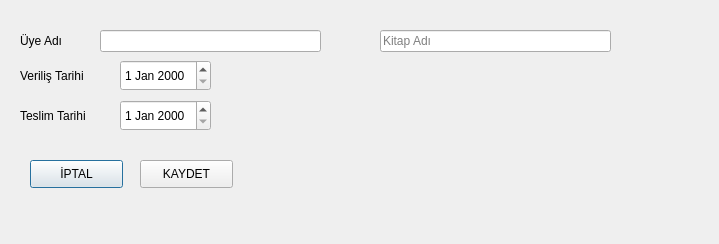
<?xml version="1.0" encoding="UTF-8"?>
<ui version="4.0">
 <class>Dialog</class>
 <widget class="QDialog" name="Dialog">
  <property name="geometry">
   <rect>
    <x>0</x>
    <y>0</y>
    <width>719</width>
    <height>244</height>
   </rect>
  </property>
  <property name="windowTitle">
   <string>Dialog</string>
  </property>
  <widget class="QLineEdit" name="leUyeAd">
   <property name="geometry">
    <rect>
     <x>100</x>
     <y>30</y>
     <width>221</width>
     <height>22</height>
    </rect>
   </property>
  </widget>
  <widget class="QLabel" name="label">
   <property name="geometry">
    <rect>
     <x>20</x>
     <y>30</y>
     <width>55</width>
     <height>21</height>
    </rect>
   </property>
   <property name="text">
    <string>Üye Adı</string>
   </property>
  </widget>
  <widget class="QDateEdit" name="dateVerilis">
   <property name="geometry">
    <rect>
     <x>120</x>
     <y>60</y>
     <width>91</width>
     <height>31</height>
    </rect>
   </property>
  </widget>
  <widget class="QLabel" name="label_2">
   <property name="geometry">
    <rect>
     <x>20</x>
     <y>60</y>
     <width>81</width>
     <height>31</height>
    </rect>
   </property>
   <property name="text">
    <string>Veriliş Tarihi</string>
   </property>
  </widget>
  <widget class="QLabel" name="label_3">
   <property name="geometry">
    <rect>
     <x>20</x>
     <y>100</y>
     <width>81</width>
     <height>31</height>
    </rect>
   </property>
   <property name="text">
    <string>Teslim Tarihi</string>
   </property>
  </widget>
  <widget class="QDateEdit" name="dateTeslim">
   <property name="geometry">
    <rect>
     <x>120</x>
     <y>100</y>
     <width>91</width>
     <height>31</height>
    </rect>
   </property>
  </widget>
  <widget class="QPushButton" name="btniptal">
   <property name="geometry">
    <rect>
     <x>30</x>
     <y>160</y>
     <width>93</width>
     <height>28</height>
    </rect>
   </property>
   <property name="text">
    <string>İPTAL</string>
   </property>
  </widget>
  <widget class="QPushButton" name="btnKaydet">
   <property name="geometry">
    <rect>
     <x>140</x>
     <y>160</y>
     <width>93</width>
     <height>28</height>
    </rect>
   </property>
   <property name="text">
    <string>KAYDET</string>
   </property>
  </widget>
  <widget class="QLineEdit" name="leSecim">
   <property name="geometry">
    <rect>
     <x>380</x>
     <y>30</y>
     <width>231</width>
     <height>22</height>
    </rect>
   </property>
   <property name="placeholderText">
    <string>Kitap Adı</string>
   </property>
  </widget>
 </widget>
 <resources/>
 <connections/>
</ui>
